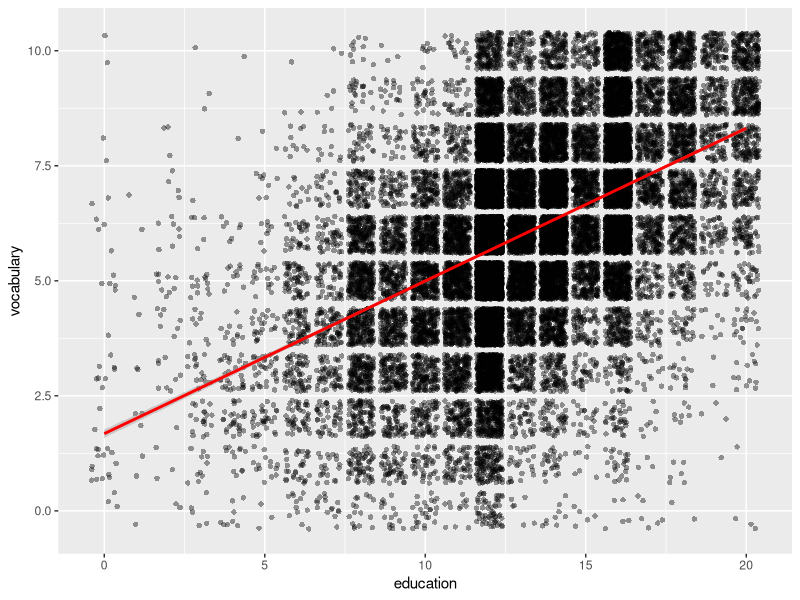

This chart was generated by the following R code:
## ---- chunk 1
knitr::opts_chunk$set(echo = TRUE, message = FALSE)
options(digits = 2)
library(car)
library(ggplot2)
library(dplyr)
## ---- chunk 2
glimpse(Vocab)
## ---- chunk 3
# y ~ x
my_model <- lm(vocabulary ~ education, data = Vocab)
summary(my_model)
## ---- chunk 4
ggplot(Vocab, aes(x = education, y = vocabulary)) +
  geom_jitter(shape = 16, alpha = 0.4) +
  geom_smooth(method = "lm", color = "red")
## ---- chunk 5
# score: 6 years of edu
1.6779 + 0.3319 * 6

## ---- chunk 6
edu <- 6
b_0 <- coefficients(my_model)[1]
b_1 <- coefficients(my_model)[2]

b_0 + b_1 * edu

## ---- chunk 7
predict(my_model, data.frame(education = 6))
